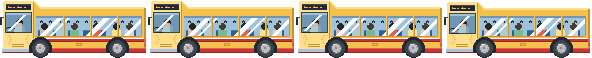
#> input picture assets/out_gif/actors/bus32.png, 592 x 58 px; its folder holds 5 pictures in this run
$ python build_v6_review.py
#> lines starting #> are read from the running program, lines starting #| are printed output that depends on the picture
### compose/gif_frame.py
"""Compositor for the v4 GIF-style loop, four seasons.

    .venv/bin/python compose/gif_frame.py --season thu             # still   -> review/gif_style/thu/frame@5x.png
    .venv/bin/python compose/gif_frame.py --season thu --anim 24   # + 24 s seamless loop -> review/gif_style/thu/loop.mp4
    .venv/bin/python compose/gif_frame.py --all --anim 24          # every season + review/gif_style/bon_mua.mp4
    .venv/bin/python compose/gif_frame.py --scene cafe --season ha # park scene (bản 6): kiosk café | taphoa
                                                                   #   -> review/gif_style/v6_cafe/<season>/

Seasons (compose/seasons.py): xuan (Tết morning), ha (summer noon, the approved styleframe), mua (summer shower),
thu (Trung Thu dusk), dong (New Year's Eve night, fog, fireworks). Layers come from assets/out_gif/<group>/<name>.png
(+ .json written by save_asset). Scenery layers are full-canvas (anchor 0,0); actors are placed by PLACE.
Lighting is a per-colour grade (flat areas stay flat), with emissive pixels (lit windows, lanterns, cat eyes) that
skip the grade, then flat stepped light pools, fog, rain and fireworks from compose/fx_gif.py.
"""
from __future__ import annotations

import json
import math
import random
import subprocess
import sys
from pathlib import Path

import numpy as np
from PIL import Image

ROOT = Path(__file__).resolve().parents[1]
sys.path.insert(0, str(ROOT)); sys.path.insert(0, str(ROOT / "compose"))
from tools.layout_gif import *  # noqa: E402,F403
from tools.px_gif import RGB as PRGB  # noqa: E402
import fx_gif as fx  # noqa: E402
import sky_soft  # noqa: E402
from seasons import SEASONS, ORDER_OF_SEASONS, season_for, SKY_GRAD  # noqa: E402

A = ROOT / "assets/out_gif"
OUT = ROOT / "review/gif_style"
FPS = 12
LOOP = 24.0        # seconds; every cycle below divides this so the clip loops seamlessly

# z-order, back to front. (group, name, placement key or None for full-canvas)
BASE_ORDER = [
    ("env", "sky", None), ("env", "distance", None),
    ("env", "house", None),
    ("actors", "shopkeeper", "shopkeeper"),
    ("actors", "grandma_water", "grandma_water"),
    ("env", "house_front", None),
    ("actors", "pigeon_perch", "pigeon_perch"),
    ("actors", "sparrow_perch", "sparrow_perch"),
    ("env", "ground", None),
    ("shelter", "shelter_back", None), ("shelter", "seats", None),
    ("actors", "woman_wait", "woman_wait"),
    ("shelter", "shelter_front", None),
    ("shelter", "bougainvillea", None),
    ("actors", "cat_black", "cat_black"),
    ("shelter", "stop_sign", None),
    ("actors", "dog_lie", "dog_lie"),
    ("actors", "pigeon_walk", "pigeon_peck"),
    ("actors", "tea_table", "tea_table"), ("actors", "stool_red", "stool_red"), ("actors", "stool_blue", "stool_blue"),
    ("actors", "oldman_tea", "oldman_tea"), ("actors", "steam", "steam"),
    ("actors", "sparrow_perch", "sparrow_stool"),
]
BASE_PLACE: dict[str, list[tuple]] = {
    "shopkeeper": [SHOPKEEPER_SPOT],
    "grandma_water": [BALCONY_SPOT],
    "pigeon_perch": [(244, ROOF_RIDGE_Y + 1), (284, ROOF_RIDGE_Y + 1, True)],
    "sparrow_perch": [(STOP_SIGN_X, 131, True)],
    "sparrow_stool": [(377, STAND_Y - 8)],
    "woman_wait": [WAITER_SPOT],
    "cat_black": [CAT_SPOT],
    "dog_lie": [DOG_SPOT],
    "pigeon_peck": [(244, STAND_Y + 1, False, "peck"), (261, STAND_Y + 2, True, "peck")],
    "tea_table": [(337, STAND_Y)],
    "stool_red": [(376, STAND_Y)],
    "stool_blue": [(364, STAND_Y)],
    "oldman_tea": [(362, STAND_Y)],
    "steam": [(329, 177)],
}
SEMI = {"steam": 0.7}                             # drawn with partial opacity

# Park scene (bản 6): a one-storey kiosk (café or tạp hóa) with a park behind instead of the shophouse + city.
PARK_RIDGE_Y = 92


def park_order(shop: str):
#> called with shop = 'cafe'
    order = []
    for g, n, p in BASE_ORDER:
        if (g, n) == ("env", "distance"):
            order += [("env", "park_far", None), ("env", "park_lawn", None), ("env", "park_xacu", None),
                      ("env", "park_bang", None), ("env", "park_front", None)]   # (6c: grandma_ex replaced by the flower bike)
        elif (g, n) == ("env", "house"):
            order.append(("env", f"kiosk_{shop}", None))
        elif (g, n) == ("actors", "shopkeeper"):
            order += [(g, n, p), ("actors", "cat_tabby", "cat_tabby")]       # mèo mướp on the café counter
        elif (g, n) == ("actors", "cat_black"):
            order.append(("actors", "cat_black_lie", "cat_black"))           # 6c: mèo mun lies on the bench
        elif n in ("grandma_water", "house_front"):
            continue
        else:
            order.append((g, n, p))
            if (g, n) == ("env", "ground"):
                order.append(("env", f"kiosk_props_{shop}", None))
    return order


PARK_PLACE = dict(BASE_PLACE, pigeon_perch=[(244, PARK_RIDGE_Y + 1), (272, PARK_RIDGE_Y + 1, True)],
                  grandma_ex=[(340, 170, False, "ex")], cat_tabby=[(273, 175, False, "idle")],
                  cat_black=[(148, SEAT_Y - 1)])                       # right end of bench B, clear of the parked bus
SCENES = {"house": (BASE_ORDER, BASE_PLACE, ""),
          "cafe": (park_order("cafe"), PARK_PLACE, "v6_cafe"),
          "taphoa": (park_order("taphoa"), PARK_PLACE, "v6_taphoa")}

# scripted states over the loop: name -> [(t0, t1, state)] (the black cat reacts to the bus)
TIMELINES = {
    "cat_black": [(0, 3, "sit"), (3, 7, "lick"), (7, 8.5, "wash"), (8.5, 13.5, "look"), (13.5, 17, "watch"),
                  (17, 21, "lick"), (21, 24, "sit")],
    # park scene: asleep on the bench, lifts its head when the bus comes, watches it leave, dozes off again
    "cat_black_lie": [(0, 4, "sleep"), (4, 13.5, "look"), (13.5, 17, "watch"), (17, 20, "look"), (20, 24, "sleep")],
}

# the bus: arrives (ease-out), idles at the stop, leaves (ease-in). Times in the loop, x = bus front (left edge).
BUS_T_IN, BUS_T_STOP, BUS_T_GO, BUS_T_OUT = 4.0, 8.5, 13.5, 18.5
EASTER_BUS = {"ha": 0}     # easter egg: in the summer clip the iKame bus replaces bus 32 on lap 0 of 5 (the lap the
                           # montage shows), i.e. once per 2 minutes; park scenes only
BUS_X_STOP = 0                                         # 6c: the 148 px bus parks with its rear at x147, so the cat
                                                       # lying on the bench (x148-167) stays in view
STUDENT_T, STUDENT_X0, STUDENT_V = 14.0, 132, 26.0     # kid revealed behind the leaving bus, walks right
MOTO_T0, MOTO_T1 = 18.7, 23.9                          # Tết: motorbike with a peach tree, after the bus has gone
BIKE_T0, BIKE_DUR = 18.7, 9.1                          # park scene: xe đạp hoa rides left -> right while the road is
                                                       # free of the bus (18.7 -> 27.8 = 3.8 of the next loop)
BIKE_LOAD = {"xuan": "xuan", "ha": "ha", "mua": "ha", "thu": "thu", "dong": "dong"}   # flowers of the season

SHADOW = {"tea_table": 34, "stool_red": 11, "stool_blue": 11, "oldman_tea": 0, "moto_parked": 34, "dog_lie": 22,
          "pigeon_walk": 9, "walker": 16, "scooter": 30, "kumquat": 14}  # sprite -> shadow width (0 = none)


# [11 lines left out: function bus_x, not called in this run]


class Sprite:
    # [24 lines left out: functions __init__, frame, load, not called in this run]


# ------------------------------------------------------------------------------------------------ season look
def _c(name):
    return np.array(PRGB[name], dtype=np.float32)


GRADES = {   # per-colour light grades (rgb float arrays). Same input colour -> same output colour: stays pixel-flat.
    "night": lambda c: c * np.array([0.30, 0.36, 0.56], np.float32) + np.array([12, 16, 40], np.float32),
    "dusk": lambda c: c * np.array([0.80, 0.60, 0.72], np.float32) + np.array([22, 8, 26], np.float32),
    "overcast": lambda c: ((c * 0.55 + (c @ np.array([0.3, 0.59, 0.11], np.float32))[..., None] * 0.45)
                           * np.array([0.78, 0.81, 0.86], np.float32)),
}
SOFT = {     # lit interiors (the shop) under each grade
    "night": lambda c: c * np.array([0.90, 0.80, 0.62], np.float32) + np.array([18, 10, 0], np.float32),
    "dusk": lambda c: c * np.array([0.98, 0.86, 0.74], np.float32) + np.array([12, 6, 0], np.float32),
    "overcast": lambda c: c * np.array([0.92, 0.90, 0.86], np.float32),
}
FAR_MIX = {"night": ("nt_m", 0.40), "dusk": ("du_5", 0.30), "overcast": ("ov_l", 0.35)}
BLOOM_TO_LEAF = {"bl_hl": "leaf_hl", "bl_l": "leaf_l", "bl": "leaf", "bl_d": "leaf_d", "bl_k": "leaf_k"}


class Look:
    """Applies a season to sprite frames (recolour, bougainvillea leafing, grade, emissive), cached per frame."""

    # [7 lines left out: function __init__, not called in this run]

    def get(self, k, default=None):
        return self.S.get(k, default)

    # [87 lines left out: functions proc, season_order, season_place, shadow, put_img, not called in this run]


def is_sky(g, n):
    return n == "sky" or (g == "season" and n.startswith("sky_"))


# [58 lines left out: functions render, sky_lo, not called in this run]


ALIAS = {"kiosk_cafe": "kiosk", "kiosk_taphoa": "kiosk", "kiosk_props_cafe": "kiosk_props",
         "kiosk_props_taphoa": "kiosk_props"}


# [15 lines left out: function after_sky, not called in this run]


DISTANT_BLOCKS = [(296, 312, 152), (312, 323, 142), (323, 339, 155), (339, 351, 146), (351, 366, 153), (366, 384, 144)]


# [193 lines left out: functions after_distance, post, draw_movers, particles, check_loop, load_all, not called in this run]


def scene_dir(scene: str) -> Path:
    tag = SCENES[scene][2]
    return OUT / tag if tag else OUT


# [49 lines left out: functions encoder, finish, hi_frame, render_season, not called in this run]


MONTAGE_TRANS = 2.0      # seconds of the wind-gust season change (compose/transition.py; audio_gif follows it)


# [47 lines left out: functions montage, main, not called in this run]


# [2 lines that do not run on import are left out]

### tools/px.py
"""Shared pixel-art toolkit. Every asset script imports this:

    import sys, pathlib; sys.path.insert(0, str(pathlib.Path(__file__).resolve().parents[3]))
    from tools.px import *
    from tools.layout import *

Rules enforced here: palette-only colors, alpha strictly 0 or 255, 1x logical pixels.
"""
from __future__ import annotations

import json
import unicodedata
from pathlib import Path

from PIL import Image, ImageDraw

ROOT = Path(__file__).resolve().parents[1]
OUT = ROOT / "assets" / "out"
PREVIEW_SCALE = 4

# ---------------------------------------------------------------- palette
# Endesga 32 + 13 project extras (bougainvillea ramp, warm stone, sky, lamp glow, wall paints).
PALETTE: dict[str, str] = {
    # skin / browns
    "skin1": "#e8b796", "skin2": "#e4a672", "skin3": "#c28569", "skin4": "#b86f50",
    "brown_d": "#733e39", "brown_k": "#3e2731",
    # warm
    "rust": "#be4a2f", "clay": "#d77643", "sand": "#ead4aa",
    "red_d": "#a22633", "red": "#e43b44", "red_hot": "#ff0044",
    "orange": "#f77622", "gold": "#feae34", "yellow": "#fee761",
    # greens / teal
    "green_l": "#63c74d", "green": "#3e8948", "green_d": "#265c42", "teal_k": "#193c3e",
    "mint": "#7fb7a4",
    # blues / greys
    "blue_d": "#124e89", "blue": "#0099db", "cyan": "#2ce8f5",
    "white": "#ffffff", "grey_l": "#c0cbdc", "grey": "#8b9bb4",
    "slate": "#5a6988", "slate_d": "#3a4466", "navy": "#262b44", "ink": "#181425",
    "sky_l": "#8fd3f4", "sky": "#5bb3e6",
    # purples / pinks
    "plum": "#68386c", "mauve": "#b55088", "salmon": "#f6757a",
    # bougainvillea ramp (dark -> highlight)
    "bloom_k": "#5e1a4a", "bloom_d": "#a3246e", "bloom": "#d93a8c",
    "bloom_l": "#f26db1", "bloom_hl": "#ffb3dc",
    # warm stone (concrete, asphalt, curbs)
    "stone_l": "#a8a29a", "stone": "#77716b", "stone_d": "#4d4945",
    # misc
    "glow": "#ffe9a8", "ochre": "#e8c170",
}


def _hex(h: str) -> tuple[int, int, int]:
    h = h.lstrip("#")
    return int(h[0:2], 16), int(h[2:4], 16), int(h[4:6], 16)


RGB: dict[str, tuple[int, int, int]] = {k: _hex(v) for k, v in PALETTE.items()}
_ALLOWED = set(RGB.values())
CLEAR = (0, 0, 0, 0)


def c(name: str) -> tuple[int, int, int, int]:
    """Palette name -> RGBA tuple. Raises KeyError on unknown names (on purpose)."""
    return (*RGB[name], 255)


# ---------------------------------------------------------------- canvas helpers
def new(w: int, h: int) -> Image.Image:
    return Image.new("RGBA", (w, h), CLEAR)


# [12 lines left out: function grid, not called in this run]


def put(img: Image.Image, x: int, y: int, name: str) -> None:
    if 0 <= x < img.width and 0 <= y < img.height:
        img.putpixel((x, y), c(name))


def rect(img: Image.Image, x0: int, y0: int, x1: int, y1: int, name: str) -> None:
    """Filled rectangle, inclusive corners."""
    ImageDraw.Draw(img).rectangle([x0, y0, x1, y1], fill=c(name))


def line(img: Image.Image, x0: int, y0: int, x1: int, y1: int, name: str) -> None:
    ImageDraw.Draw(img).line([x0, y0, x1, y1], fill=c(name), width=1)


def ellipse(img: Image.Image, x0: int, y0: int, x1: int, y1: int, name: str) -> None:
    ImageDraw.Draw(img).ellipse([x0, y0, x1, y1], fill=c(name))


def poly(img: Image.Image, pts: list[tuple[int, int]], name: str) -> None:
    ImageDraw.Draw(img).polygon(pts, fill=c(name))


def paste(dst: Image.Image, src: Image.Image, x: int, y: int) -> None:
    """Alpha-paste (hard alpha, so the result stays palette-clean)."""
    dst.alpha_composite(src, (x, y))


BAYER4 = [[0, 8, 2, 10], [12, 4, 14, 6], [3, 11, 1, 9], [15, 7, 13, 5]]


# [41 lines left out: functions dither, vgradient, outline, not called in this run]


def flip(img: Image.Image) -> Image.Image:
    return img.transpose(Image.FLIP_LEFT_RIGHT)


# [11 lines left out: function recolor, not called in this run]


# ---------------------------------------------------------------- tiny pixel font (3x5 caps + Vietnamese marks)
_G = {
    "A": [".#.", "#.#", "###", "#.#", "#.#"], "B": ["##.", "#.#", "##.", "#.#", "##."],
    "C": [".##", "#..", "#..", "#..", ".##"], "D": ["##.", "#.#", "#.#", "#.#", "##."],
    "E": ["###", "#..", "##.", "#..", "###"], "F": ["###", "#..", "##.", "#..", "#.."],
    "G": [".##", "#..", "#.#", "#.#", ".##"], "H": ["#.#", "#.#", "###", "#.#", "#.#"],
    "I": ["###", ".#.", ".#.", ".#.", "###"], "J": ["..#", "..#", "..#", "#.#", ".#."],
    "K": ["#.#", "#.#", "##.", "#.#", "#.#"], "L": ["#..", "#..", "#..", "#..", "###"],
    "M": ["#...#", "##.##", "#.#.#", "#...#", "#...#"], "N": ["#..#", "##.#", "#.##", "#..#", "#..#"],
    "O": [".#.", "#.#", "#.#", "#.#", ".#."], "P": ["##.", "#.#", "##.", "#..", "#.."],
    "Q": [".#.", "#.#", "#.#", "##.", ".##"], "R": ["##.", "#.#", "##.", "#.#", "#.#"],
    "S": [".##", "#..", ".#.", "..#", "##."], "T": ["###", ".#.", ".#.", ".#.", ".#."],
    "U": ["#.#", "#.#", "#.#", "#.#", "###"], "V": ["#.#", "#.#", "#.#", "#.#", ".#."],
    "W": ["#...#", "#...#", "#.#.#", "##.##", "#...#"], "X": ["#.#", "#.#", ".#.", "#.#", "#.#"],
    "Y": ["#.#", "#.#", ".#.", ".#.", ".#."], "Z": ["###", "..#", ".#.", "#..", "###"],
    "Đ": [".##.", ".#.#", "####", ".#.#", ".##."],
    "0": ["###", "#.#", "#.#", "#.#", "###"], "1": [".#.", "##.", ".#.", ".#.", "###"],
    "2": ["##.", "..#", ".#.", "#..", "###"], "3": ["##.", "..#", ".#.", "..#", "##."],
    "4": ["#.#", "#.#", "###", "..#", "..#"], "5": ["###", "#..", "##.", "..#", "##."],
    "6": [".##", "#..", "###", "#.#", "###"], "7": ["###", "..#", ".#.", ".#.", ".#."],
    "8": ["###", "#.#", "###", "#.#", "###"], "9": ["###", "#.#", "###", "..#", "##."],
    " ": ["..", "..", "..", "..", ".."], "-": ["...", "...", "###", "...", "..."],
    ".": [".", ".", ".", ".", "#"], ":": [".", "#", ".", "#", "."], "!": ["#", "#", "#", ".", "#"],
    "/": ["..#", "..#", ".#.", "#..", "#.."],
}
_MARK_ABOVE_VOWEL = {"̂": [".#.", "#.#"], "̆": ["#.#", ".#."]}  # circumflex, breve
_MARK_TONE = {"̀": ["#.", ".#"], "́": [".#", "#."], "̉": ["##", ".#"], "̃": [".#.#", "#.#."]}
_DOT_BELOW, _HORN = "̣", "̛"
FONT_ASC = 5   # rows reserved above caps for marks
FONT_H = 5     # cap height
FONT_DESC = 2  # rows below for dot-below


# [70 lines left out: functions _char_parts, text_size, text, validate, not called in this run]


def _preview_bg(w: int, h: int) -> Image.Image:
    bg = Image.new("RGBA", (w, h), (*RGB["grey_l"], 255))
    return bg


# [47 lines left out: function save_asset, not called in this run]

### review/build_v6_review.py
"""Self-contained review page for bản 6 (kiosk + park) -> review/Tram-Xe-Cong-Vien.html (bản 6b, café)

Run after
    compose/gif_frame.py --scene cafe --all --anim 24
    compose/gif_frame.py --scene taphoa --all --anim 24
Loops are re-encoded at x2 (768x432) so the page stays light; the full 1920x1080 files are listed on the page."""
import base64
import io
import subprocess
import sys
from pathlib import Path

from PIL import Image

ROOT = Path(__file__).resolve().parents[1]
sys.path.insert(0, str(ROOT / "compose"))
import gif_frame as gf  # noqa: E402
G = ROOT / "review/gif_style"
OUT = ROOT / "review/Tram-Xe-Cong-Vien.html"
TMP = G / "_v6_tmp"; TMP.mkdir(exist_ok=True)
FPS = 12
SEASONS = [("xuan", "Xuân · sáng mùng Một Tết"), ("ha", "Hạ · trưa nắng"), ("mua", "Hạ · mưa rào"),
           ("thu", "Thu · tối Trung Thu"), ("dong", "Đông · đêm Giao thừa")]


def uri(data: bytes, mime: str) -> str:
    return f"data:{mime};base64,{base64.b64encode(data).decode()}"


def png(im: Image.Image) -> str:
    b = io.BytesIO(); im.save(b, "PNG", optimize=True); return uri(b.getvalue(), "image/png")


def jpg(im: Image.Image) -> str:
    b = io.BytesIO(); im.save(b, "JPEG", quality=92); return uri(b.getvalue(), "image/jpeg")


def at(path: Path, t: float) -> Image.Image:
    return Image.open(path / "_frames" / f"{int(round(t * FPS)) % 288:05d}.png").convert("RGB")


def at_hi(path: Path, t: float, size=(960, 540)) -> Image.Image:
    """Full-resolution frame (soft sky restored), shrunk for the page; 960 = 1920 / 2 keeps the pixels even."""
    im = Image.fromarray(gf.hi_frame(path, int(round(t * FPS)) % 288))
    return im.resize(size, Image.BOX)


def crop(path, t, box, k=3):
    im = at(path, t).crop(box)
    return im.resize((im.width * k, im.height * k), Image.NEAREST)


def small(src: Path, name: str, k=2, crf=20, t=None) -> str:
    dst = TMP / f"{name}.mp4"
    subprocess.run(["ffmpeg", "-y", "-loglevel", "error", "-i", str(src)] + (["-t", str(t)] if t else []) + [ "-vf", f"scale={384 * k}:{216 * k}:flags=area",
                    "-c:v", "libx264", "-pix_fmt", "yuv420p", "-crf", str(crf), "-r", "24", str(dst)], check=True)
    return uri(dst.read_bytes(), "video/mp4")


CAFE, TAPHOA = G / "v6_cafe", G / "v6_taphoa"

CSS = """
:root{--bg:#f4f2ec;--fg:#1d2326;--mut:#5d676b;--card:#fff;--line:#d9d5cc;--acc:#2e794d}
@media (prefers-color-scheme:dark){:root:not([data-theme=light]){--bg:#121719;--fg:#e8ecec;--mut:#9aa6a8;--card:#1b2225;--line:#2c3639;--acc:#7fbf6a}}
:root[data-theme=dark]{--bg:#121719;--fg:#e8ecec;--mut:#9aa6a8;--card:#1b2225;--line:#2c3639;--acc:#7fbf6a}
*{box-sizing:border-box}body{margin:0;background:var(--bg);color:var(--fg);font:16px/1.6 "Be Vietnam Pro",system-ui,sans-serif}
main{max-width:1240px;margin:0 auto;padding:32px 16px 80px}h1{font-size:30px;margin:0 0 6px}h2{font-size:23px;margin:48px 0 8px}
h3{font-size:18px;margin:0;padding:10px 12px 0}p,li{max-width:860px}.mut{color:var(--mut)}
.card{background:var(--card);border:1px solid var(--line);border-radius:10px;overflow:hidden}
img.px{image-rendering:pixelated;image-rendering:crisp-edges;width:100%;height:auto;display:block}
video{width:100%;display:block;background:#000;image-rendering:pixelated}
.two{display:grid;grid-template-columns:1fr 1fr;gap:12px}@media(max-width:760px){.two{grid-template-columns:1fr}}
.two figure,.grid figure{margin:0}
.grid{display:grid;grid-template-columns:repeat(auto-fill,minmax(360px,1fr));gap:10px}
.cap{padding:8px 12px;font-size:14px;color:var(--mut)}
.pick{border:2px solid var(--acc)}
.tag{display:inline-block;font-size:12px;font-weight:600;color:var(--acc);border:1px solid var(--acc);border-radius:99px;padding:0 8px;margin-left:6px;vertical-align:2px}
"""

def bike_sheet(k=3):
    ims = [Image.open(ROOT / f"assets/out_gif/actors/bike_flowers_{v}.png").convert("RGBA").crop((0, 0, 64, 44))
           for v in ("xuan", "ha", "thu", "dong")]
    sheet = Image.new("RGBA", (4 * 68, 44), (85, 89, 95, 255))
    for i, im in enumerate(ims):
        sheet.alpha_composite(im, (i * 68 + 2, 0))
    return sheet.convert("RGB").resize((sheet.width * k, sheet.height * k), Image.NEAREST)


# --- new in 6c: toy-style bus, wooden benches, tea corner without the pipe (+ 6b: grandma, tabby, towers)


def on_bg(im, bg=(214, 210, 200), k=4):
    b = Image.new("RGBA", im.size, bg + (255,)); b.alpha_composite(im)
    return b.convert("RGB").resize((im.width * k, im.height * k), Image.NEAREST)


bus_new = Image.open(ROOT / "assets/out_gif/actors/bus32.png").convert("RGBA").crop((0, 0, 148, 58))
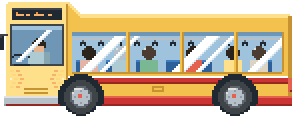
#> bus_new: PIL image 148x58 RGBA (shown 2 times larger); mean R, G, B, A 146.2, 129.7, 102.4, 205.5; transparent parts drawn white
cmp_html = f"""
<div class="two">
<figure class="card"><img class="px" src="{png(crop(CAFE / 'ha', 10.5, (0, 140, 200, 216), 4))}" alt="Xe buýt mới ở trạm">
<figcaption class="cap">Xe buýt vẽ lại theo kiểu ảnh mẫu: thân ngắn mập, đầu xe quay chéo ra ngoài, kính dài có vệt sáng trắng chéo, thấy tay vịn và khách bên trong, bánh to có chấm đỏ giữa, đèn pha hình mũi tên cam. Vẫn màu vàng đỏ Hà Nội, không chữ, không số tuyến.</figcaption></figure>
<figure class="card"><img class="px" src="{png(on_bg(bus_new))}" alt="Sprite xe buýt">
<figcaption class="cap">Xe buýt riêng (148×58 điểm ảnh). Bảng đích ở đầu xe chỉ có vạch đèn, không chữ.</figcaption></figure>
<figure class="card"><img class="px" src="{png(crop(CAFE / 'ha', 2.0, (36, 150, 180, 200), 4))}" alt="Mèo mun ngủ trên ghế">
<figcaption class="cap">Mèo mun nằm ngủ ở đầu phải băng ghế gỗ (thở phập phồng, thỉnh thoảng vẫy đuôi). Trạm không còn bảng tên.</figcaption></figure>
<figure class="card"><img class="px" src="{png(crop(CAFE / 'ha', 10.5, (0, 140, 200, 216), 4))}" alt="Mèo mun nhìn xe buýt">
<figcaption class="cap">Xe buýt tới thì mèo ngẩng đầu nhìn, chớp mắt; xe đi thì quay đầu nhìn theo rồi lại nằm ngủ. Xe đỗ sát mép trái nên không che mèo.</figcaption></figure>
<figure class="card"><img class="px" src="{png(crop(CAFE / 'ha', 21.0, (20, 150, 200, 216), 4))}" alt="Xe đạp hoa">
<figcaption class="cap">Xe đạp hoa (vẽ lại, nhiều hoa hơn): cô bán hoa đội nón lá đạp chiếc xe đạp nữ kiểu cũ; sau yên là thúng tre chất hoa cao ngang nón, trước ghi đông có giỏ hoa thứ hai. Cô đi ngang đường lúc không có xe buýt.</figcaption></figure>
<figure class="card"><img class="px" src="{png(bike_sheet())}" alt="Bốn xe hoa theo mùa">
<figcaption class="cap">Mỗi mùa chở đúng loại hoa Hà Nội: Tết cành đào + hồng đỏ · hè hoa sen + hướng dương (trời mưa cô mặc áo mưa xanh) · thu cúc vàng + thạch thảo tím · đông cúc họa mi + hồng đỏ. Tối thì đèn xe sáng.</figcaption></figure>
</div>
"""
#> (the run stopped early here; a loop or call above may not have finished)
